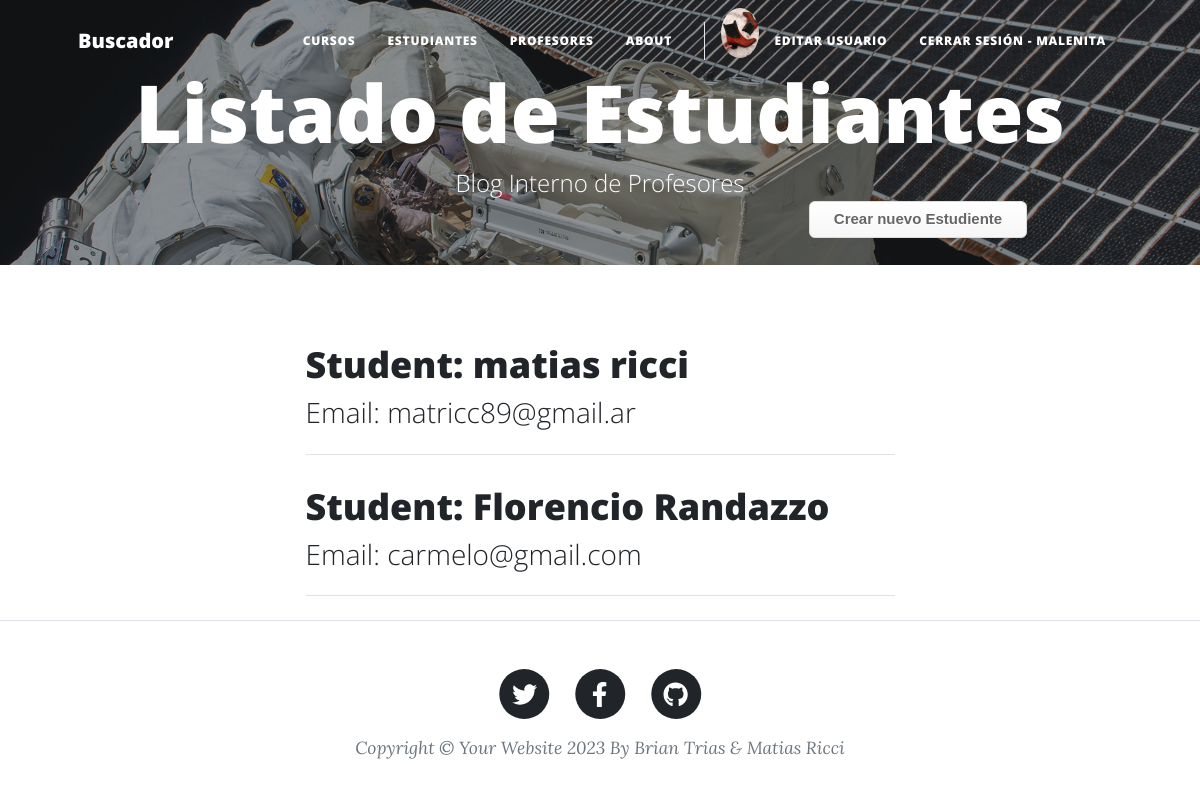
Page /student/students (signed in) on the committed database.
### student/models.py (models this page shows, shortened)
class Student(models.Model):
    name = models.CharField(max_length=40)
    last_name = models.CharField(max_length=40)
    email = models.EmailField()

### student/views.py (the view)
# urls.py: path("students", views.StudentListView.as_view(), name="student-list"),
class StudentListView(ListView):
    model = Student
    paginate_by = 3

### home/context_processors.py (called while the page is built)
def avatar_context(request):
    avatar_url = None
    if request.user.is_authenticated:
        avatars = Avatar.objects.filter(user=request.user.id)
        if avatars.exists():
            avatar_url = avatars[0].image.url
    return {"avatar_url": avatar_url}

### student/templates/student/student_list.html (shortened to what this page needs)
{% extends "home/index.html" %}
{% load static %}
{% block my_blog_header %}
    <header class="masthead" style="background-image: url('/static/home/assets/img/post-bg.jpg')">
        <div class="container position-relative px-4 px-lg-5">
            <div class="row gx-4 gx-lg-5 justify-content-center">
                <div class="col-md-15 col-lg-16 col-xl-14">
                    <div class="site-heading">
                        <h1>Listado de Estudiantes</h1>
                        <span class="subheading">Blog Interno de Profesores</span>
                    </div>
                </div>
            </div>
            <a class="button_custom" href="{% url 'student:student-add' %}">Crear nuevo Estudiente</a>
        </div>
    </header>
{% endblock %}
{% block my_blog_content %}
    {% for student in student_list %}
        <div class="post-preview">
            <a href="{% url 'student:student-detail' student.id %}">
                <h2 class="post-title">Student: {{ student.name }}  {{ student.last_name }}</h2>
                <h3 class="post-subtitle">Email: {{ student.email }}</h3>
            </a>
        </div>
        <hr class="my-4" />
    {% endfor %}
{% endblock %}

### home/templates/home/index.html (shortened to what this page needs)
<!DOCTYPE html>
<html lang="es">
    <head>
        {% load static %}
        <link href="{% static 'home/css/styles.css' %}" rel="stylesheet" />
    </head>
    <body>
        <nav class="navbar navbar-expand-lg navbar-light topbar" id="mainNav">
            <div class="container px-4 px-lg-5">
                <a class="navbar-brand" href="{% url 'home:index' %}">Buscador</a>
                <div class="collapse navbar-collapse" id="navbarResponsive">
                    <ul class="navbar-nav ms-auto py-4 py-lg-0">
                        <li class="nav-item"><a class="nav-link px-lg-3 py-3 py-lg-4" href="{% url 'course:course-list' %}">Cursos</a></li>
                        <li class="nav-item"><a class="nav-link px-lg-3 py-3 py-lg-4" href="{% url 'student:student-list' %}">Estudiantes</a></li>
                        <li class="nav-item"><a class="nav-link px-lg-3 py-3 py-lg-4" href="{% url 'profesor:profesor-list' %}">Profesores</a></li>
                        <li class="nav-item"><a class="nav-link px-lg-3 py-3 py-lg-4" href="{% url 'home:about' %}">About</a></li>
                        {% if avatar_url %}
                        <li class="nav-item">
                            <a href="{% url 'home:avatar-load' %}">
                                <img height="50px" style="border-radius: 50%;" src="{{avatar_url}}" alt="Avatar">
                            </a>
                        </li>
                        {% endif %}
                        {% if user.is_authenticated %}
                        <li class="nav-item"><a class="nav-link px-lg-3 py-3 py-lg-4" href="{% url 'home:user-update' %}">Editar usuario</a></li>
                        <li class="nav-item"><a class="nav-link px-lg-3 py-3 py-lg-4" href="{% url 'logout' %}">Cerrar Sesión - {{ user.username }}</a></li>
                        {% else %}
                        <li class="nav-item"><a class="nav-link px-lg-3 py-3 py-lg-4" href="{% url 'login' %}">Iniciar Sesión</a></li>
                        {% endif %}
                    </ul>
                </div>
            </div>
        </nav>
        {% block my_blog_header %}{% endblock %}
        <div class="container px-4 px-lg-5">
            <div class="row gx-4 gx-lg-5 justify-content-center">
                <div class="col-md-10 col-lg-8 col-xl-7">
                    {% block my_blog_content %}{% endblock %}
                </div>
            </div>
        </div>
        <footer class="border-top">
            <div class="container px-4 px-lg-5">
                <div class="row gx-4 gx-lg-5 justify-content-center">
                    <div class="col-md-10 col-lg-8 col-xl-7">
                        <ul class="list-inline text-center">
                            <li class="list-inline-item">
                                <a href="#!">
                                    <span class="fa-stack fa-lg">
                                        <i class="fas fa-circle fa-stack-2x"></i>
                                        <i class="fab fa-twitter fa-stack-1x fa-inverse"></i>
                                    </span>
                                </a>
                            </li>
                            <li class="list-inline-item">
                                <a href="#!">
                                    <span class="fa-stack fa-lg">
                                        <i class="fas fa-circle fa-stack-2x"></i>
                                        <i class="fab fa-facebook-f fa-stack-1x fa-inverse"></i>
                                    </span>
                                </a>
                            </li>
                            <li class="list-inline-item">
                                <a href="#!">
                                    <span class="fa-stack fa-lg">
                                        <i class="fas fa-circle fa-stack-2x"></i>
                                        <i class="fab fa-github fa-stack-1x fa-inverse"></i>
                                    </span>
                                </a>
                            </li>
                        </ul>
                        <div class="small text-center text-muted fst-italic">Copyright &copy; Your Website 2023 By Brian Trias & Matias Ricci</div>
                    </div>
                </div>
            </div>
        </footer>
    </body>
</html>

### rows in the picture
Student: name "matias", last_name "ricci", email "matricc89@gmail.ar"
Student: name "Florencio", last_name "Randazzo", email "carmelo@gmail.com"

### other values in the picture
{{ user.username }} "MALENITA"
